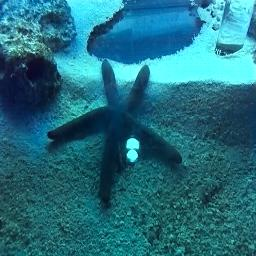
#> input picture datasets/large/trainA/264382_n02317335_17501.JPEG, 256 x 256 px
$ python uiqm.py ../datasets/large/trainA/264382_n02317335_17501.JPEG   (Python 2 division)   (older library calls are emulated)
#> lines starting #> are read from the running program, lines starting #| are printed output that depends on the picture; long printed decimals are rounded
#> further down, image is the input picture: shape (256, 256, 3); mean B, G, R 127.4, 110.9, 35.1
'''

   Computes the Underwater Image Quality Measure (UIQM)

'''
from skimage.util.shape import view_as_windows
from skimage.util.shape import view_as_blocks
from scipy import ndimage
from scipy import misc
from PIL import Image
import numpy as np
import math
import sys
import cv2

'''
   Calculates the asymetric alpha-trimmed mean
'''
# [55 lines left out: functions mu_a, s_a, _uicm, not called in this run]

def sobel(x):
   dx = ndimage.sobel(x,0)
   dy = ndimage.sobel(x,1)
   mag = np.hypot(dx, dy)
   mag *= 255.0 / np.max(mag)
   return mag

'''
   Enhancement measure estimation

   x.shape[0] = height
   x.shape[1] = width

'''
def eme(x, window_size):

   # if 4 blocks, then 2x2...etc.
   k1 = x.shape[1]/window_size
   k2 = x.shape[0]/window_size

   w = 2./(k1*k2)

   blocksize_x = window_size
   blocksize_y = window_size

   # [6 lines of commented-out code are left out]
   x = x[:blocksize_y*k2, :blocksize_x*k1]

   start_x = 0
   start_y = 0
   val = 0
   for l in range(k1):
      for k in range(k2):

         #end_x = start_x + blocksize_x
         #end_y = start_y + blocksize_y

         # find max and min of block
         block = x[k*window_size:window_size*(k+1), l*window_size:window_size*(l+1)]
         #print 'x,y:',x.shape[1], x.shape[0]
         #print 'block_shape:',block.shape
         max_ = np.max(block)
         min_ = np.min(block)

         #print max_
         #print min_

         if min_ == 0.0: val += 0
         elif max_ == 0.0: val += 0
         else: val += math.log(max_/min_)

   print w*val

   exit()

   weight = 2/(k1*k2)

'''
   Underwater Image Sharpness Measure
'''
def _uism(x):

   R = x[:,:,0]
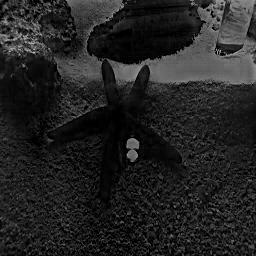
#> R: shape (256, 256) float32; min 0, max 197, mean 35.1
   G = x[:,:,1]
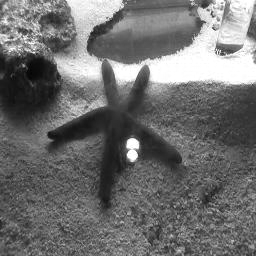
#> G: shape (256, 256) float32; min 0, max 255, mean 110.9
   B = x[:,:,2]
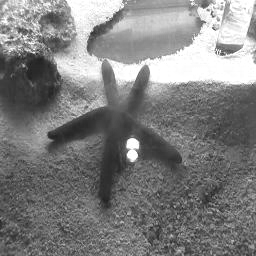
#> B: shape (256, 256) float32; min 26, max 255, mean 127.4

   # first apply Sobel edge detector to each RGB component
   Rs = sobel(R)
#> in sobel, `dx = ndimage.sobel(x,0)`:
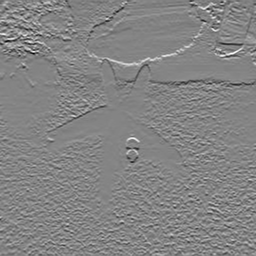
#> dx: shape (256, 256) float32; min -629, max 583, mean -1.3; drawn with min black and max white
#> in sobel, `dy = ndimage.sobel(x,1)`:
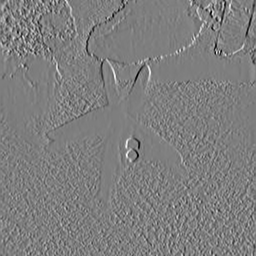
#> dy: shape (256, 256) float32; min -542, max 549, mean 0.3; drawn with min black and max white
   Gs = sobel(G)
#> in sobel (call 2), `mag = np.hypot(dx, dy)`:
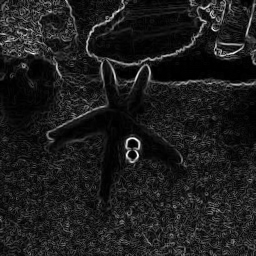
#> mag: shape (256, 256) float32; min 0, max 748.1, mean 85.8; drawn with min black and max white
   Bs = sobel(B)

   R_edge_map = np.multiply(Rs, R)
   G_edge_map = np.multiply(Gs, G)
   B_edge_map = np.multiply(Bs, B)

   #misc.imsave('R_edge_map.png', R_edge_map)
   #misc.imsave('G_edge_map.png', G_edge_map)
   #misc.imsave('B_edge_map.png', B_edge_map)

   r_eme = eme(R_edge_map, 10)
#> in eme, `x = x[:blocksize_y*k2, :blocksize_x*k1]`:
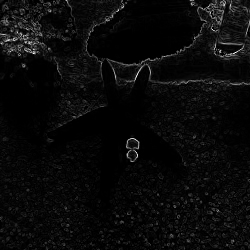
#> x: shape (250, 250) float32; min 0, max 29070, mean 1207.4; drawn with min black and max white
#> after the loop in eme, `for l in range(k1):`: val = 869.8
#| 2.783
   g_eme = eme(G_edge_map, 10)
   b_eme = eme(B_edge_map, 10)

   exit()

if __name__ == '__main__':

   if len(sys.argv) < 2:
      print 'Usage: python uiqm.py [image]'
      exit()

   image = cv2.imread(sys.argv[1])
   image = cv2.cvtColor(image, cv2.COLOR_BGR2RGB)
   #image = cv2.resize(image, (256,256))
   image = image.astype(np.float32)

   #uicm = _uicm(image)
   uism = _uism(image)
#> (the program exits here)

$ run again, on datasets/large/trainA/264730_n01984695_29809.JPEG
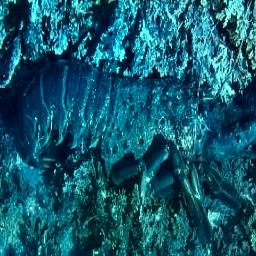
#> input picture datasets/large/trainA/264730_n01984695_29809.JPEG, 256 x 256 px
#> image is the input picture: shape (256, 256, 3); mean B, G, R 107.7, 88.5, 21.1
#> in sobel (call 2), `mag = np.hypot(dx, dy)`:
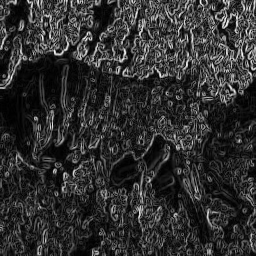
#> mag: shape (256, 256) float32; min 0, max 855.7, mean 161.7; drawn with min black and max white
#> in eme, `x = x[:blocksize_y*k2, :blocksize_x*k1]`:
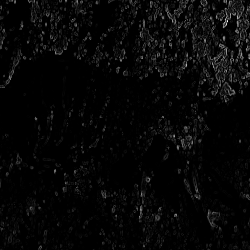
#> x: shape (250, 250) float32; min 0, max 48274.8, mean 1371.3; drawn with min black and max white
#> after the loop in eme, `for l in range(k1):`: val = 3.59
#| 0.01148

$ run again, on datasets/large/trainA/264804_n01914609_12780.JPEG
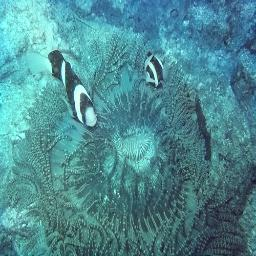
#> input picture datasets/large/trainA/264804_n01914609_12780.JPEG, 256 x 256 px
#> image is the input picture: shape (256, 256, 3); mean B, G, R 146.5, 139.6, 77.4
#> in eme, `x = x[:blocksize_y*k2, :blocksize_x*k1]`:
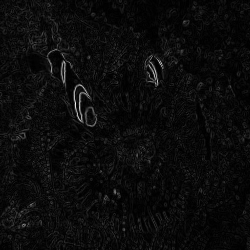
#> x: shape (250, 250) float32; min 0, max 55597.8, mean 2686.2; drawn with min black and max white
#> after the loop in eme, `for l in range(k1):`: val = 2436.4
#| 7.796
